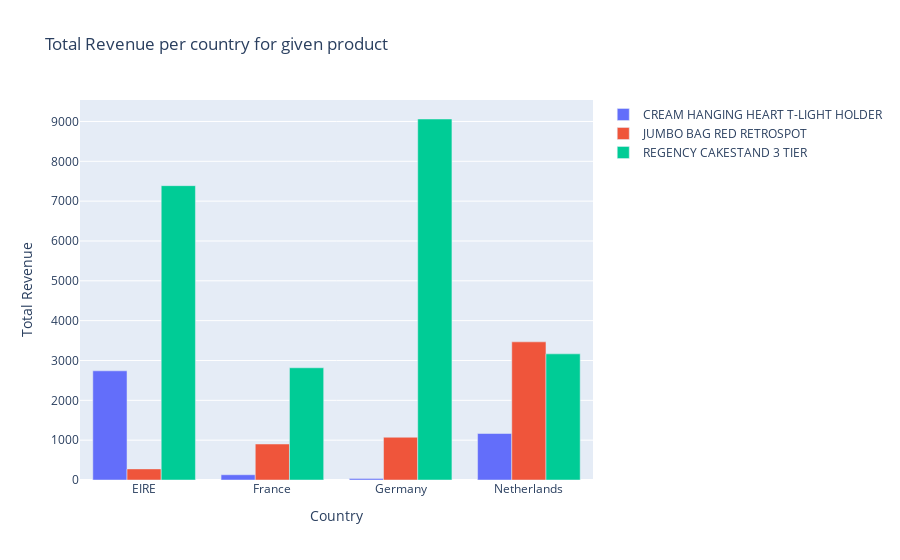

Notebook code cell kept with this figure:
### Code cell
# Traces
traces = [
	go.Bar(x=rvn_country.index, y=rvn_country['CREAM HANGING HEART T-LIGHT HOLDER'], name='CREAM HANGING HEART T-LIGHT HOLDER'),
	go.Bar(x=rvn_country.index, y=rvn_country['JUMBO BAG RED RETROSPOT'], name='JUMBO BAG RED RETROSPOT'),
	go.Bar(x=rvn_country.index, y=rvn_country['REGENCY CAKESTAND 3 TIER'], name='REGENCY CAKESTAND 3 TIER'),
]
# Layout
layout = go.Layout(xaxis=go.layout.XAxis(title=go.layout.xaxis.Title(text='Country')),
                   yaxis=go.layout.YAxis(title=go.layout.yaxis.Title(text='Total Revenue')),
                   title=go.layout.Title(text='Total Revenue per country for given product'))


# Plot
py.iplot(go.Figure(data=traces, layout=layout));

### Figure 1 — Plotly figure (JSON) as saved in the notebook; plotly's stock layout.template omitted (floating-point values rounded to 4 significant figures)
{"data": [{"name": "CREAM HANGING HEART T-LIGHT HOLDER", "type": "bar", "x": ["EIRE", "France", "Germany", "Netherlands"], "y": [2741.0, 131.8, 35.4, 1167]}, {"name": "JUMBO BAG RED RETROSPOT", "type": "bar", "x": ["EIRE", "France", "Germany", "Netherlands"], "y": [278.7, 903.4, 1073.0, 3468]}, {"name": "REGENCY CAKESTAND 3 TIER", "type": "bar", "x": ["EIRE", "France", "Germany", "Netherlands"], "y": [7389.0, 2817.0, 9062.0, 3166.0]}], "layout": {"title": {"text": "Total Revenue per country for given product"}, "xaxis": {"title": {"text": "Country"}}, "yaxis": {"title": {"text": "Total Revenue"}}}}
